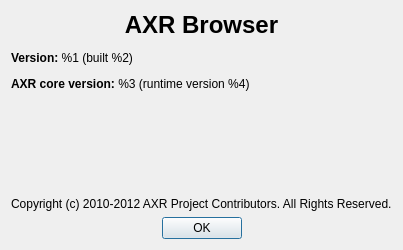
<?xml version="1.0" encoding="UTF-8"?>
<ui version="4.0">
 <class>AboutDialog</class>
 <widget class="QDialog" name="AboutDialog">
  <property name="windowModality">
   <enum>Qt::ApplicationModal</enum>
  </property>
  <property name="geometry">
   <rect>
    <x>0</x>
    <y>0</y>
    <width>400</width>
    <height>250</height>
   </rect>
  </property>
  <property name="windowTitle">
   <string>About AXR Browser</string>
  </property>
  <layout class="QVBoxLayout" name="verticalLayout">
   <item>
    <widget class="QLabel" name="mainLabel">
     <property name="text">
      <string>&lt;html&gt;&lt;head/&gt;&lt;body&gt;&lt;p align=&quot;center&quot;&gt;&lt;span style=&quot; font-size:18pt; font-weight:600;&quot;&gt;AXR Browser&lt;/span&gt;&lt;/p&gt;&lt;p&gt;&lt;span style=&quot; font-weight:600;&quot;&gt;Version:&lt;/span&gt; %1 (built %2)&lt;/p&gt;&lt;p&gt;&lt;span style=&quot; font-weight:600;&quot;&gt;AXR core version:&lt;/span&gt; %3 (runtime version %4)&lt;/p&gt;&lt;/body&gt;&lt;/html&gt;</string>
     </property>
    </widget>
   </item>
   <item>
    <spacer name="verticalSpacer">
     <property name="orientation">
      <enum>Qt::Vertical</enum>
     </property>
     <property name="sizeHint" stdset="0">
      <size>
       <width>20</width>
       <height>40</height>
      </size>
     </property>
    </spacer>
   </item>
   <item>
    <widget class="QLabel" name="copyrightLabel">
     <property name="text">
      <string>Copyright (c) 2010-2012 AXR Project Contributors. All Rights Reserved.</string>
     </property>
    </widget>
   </item>
   <item>
    <widget class="QDialogButtonBox" name="buttonBox">
     <property name="orientation">
      <enum>Qt::Horizontal</enum>
     </property>
     <property name="standardButtons">
      <set>QDialogButtonBox::Ok</set>
     </property>
     <property name="centerButtons">
      <bool>true</bool>
     </property>
    </widget>
   </item>
  </layout>
 </widget>
 <resources/>
 <connections>
  <connection>
   <sender>buttonBox</sender>
   <signal>accepted()</signal>
   <receiver>AboutDialog</receiver>
   <slot>accept()</slot>
   <hints>
    <hint type="sourcelabel">
     <x>248</x>
     <y>254</y>
    </hint>
    <hint type="destinationlabel">
     <x>157</x>
     <y>274</y>
    </hint>
   </hints>
  </connection>
  <connection>
   <sender>buttonBox</sender>
   <signal>rejected()</signal>
   <receiver>AboutDialog</receiver>
   <slot>reject()</slot>
   <hints>
    <hint type="sourcelabel">
     <x>316</x>
     <y>260</y>
    </hint>
    <hint type="destinationlabel">
     <x>286</x>
     <y>274</y>
    </hint>
   </hints>
  </connection>
 </connections>
</ui>
